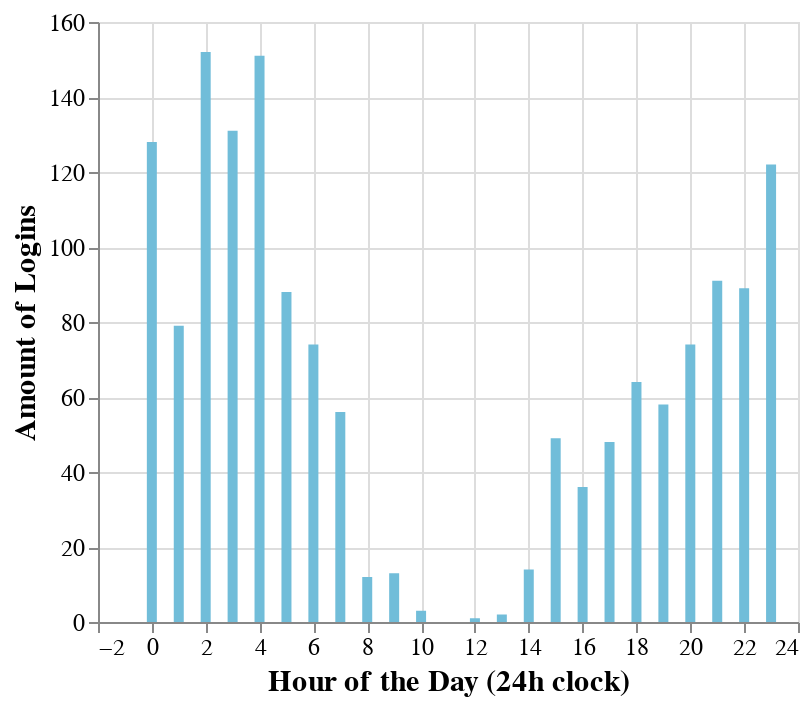

This figure's notebook cell:
### Code cell
sessions_log_hour_plot

### Figure 1 — Vega-Lite specification as saved in the notebook (floating-point values rounded to 4 significant figures)
{"config": {"view": {"continuousWidth": 300, "continuousHeight": 300}, "axis": {"labelFontSize": 12, "titleFontSize": 15}}, "data": {"name": "data-3b0847831ccd66e5ca95b777a1f741c9"}, "mark": {"type": "bar", "color": "#71BDD9"}, "encoding": {"x": {"field": "hour", "title": "Hour of the Day (24h clock)", "type": "quantitative"}, "y": {"field": "num_logins", "title": "Amount of Logins", "type": "quantitative"}}, "width": 350, "$schema": "https://vega.github.io/schema/vega-lite/v5.20.1.json", "datasets": {"data-3b0847831ccd66e5ca95b777a1f741c9": [{"hour": 2, "num_logins": 152}, {"hour": 4, "num_logins": 151}, {"hour": 3, "num_logins": 131}, {"hour": 0, "num_logins": 128}, {"hour": 23, "num_logins": 122}, {"hour": 21, "num_logins": 91}, {"hour": 22, "num_logins": 89}, {"hour": 5, "num_logins": 88}, {"hour": 1, "num_logins": 79}, {"hour": 6, "num_logins": 74}, {"hour": 20, "num_logins": 74}, {"hour": 18, "num_logins": 64}, {"hour": 19, "num_logins": 58}, {"hour": 7, "num_logins": 56}, {"hour": 15, "num_logins": 49}, {"hour": 17, "num_logins": 48}, {"hour": 16, "num_logins": 36}, {"hour": 14, "num_logins": 14}, {"hour": 9, "num_logins": 13}, {"hour": 8, "num_logins": 12}, {"hour": 10, "num_logins": 3}, {"hour": 13, "num_logins": 2}, {"hour": 12, "num_logins": 1}]}}
